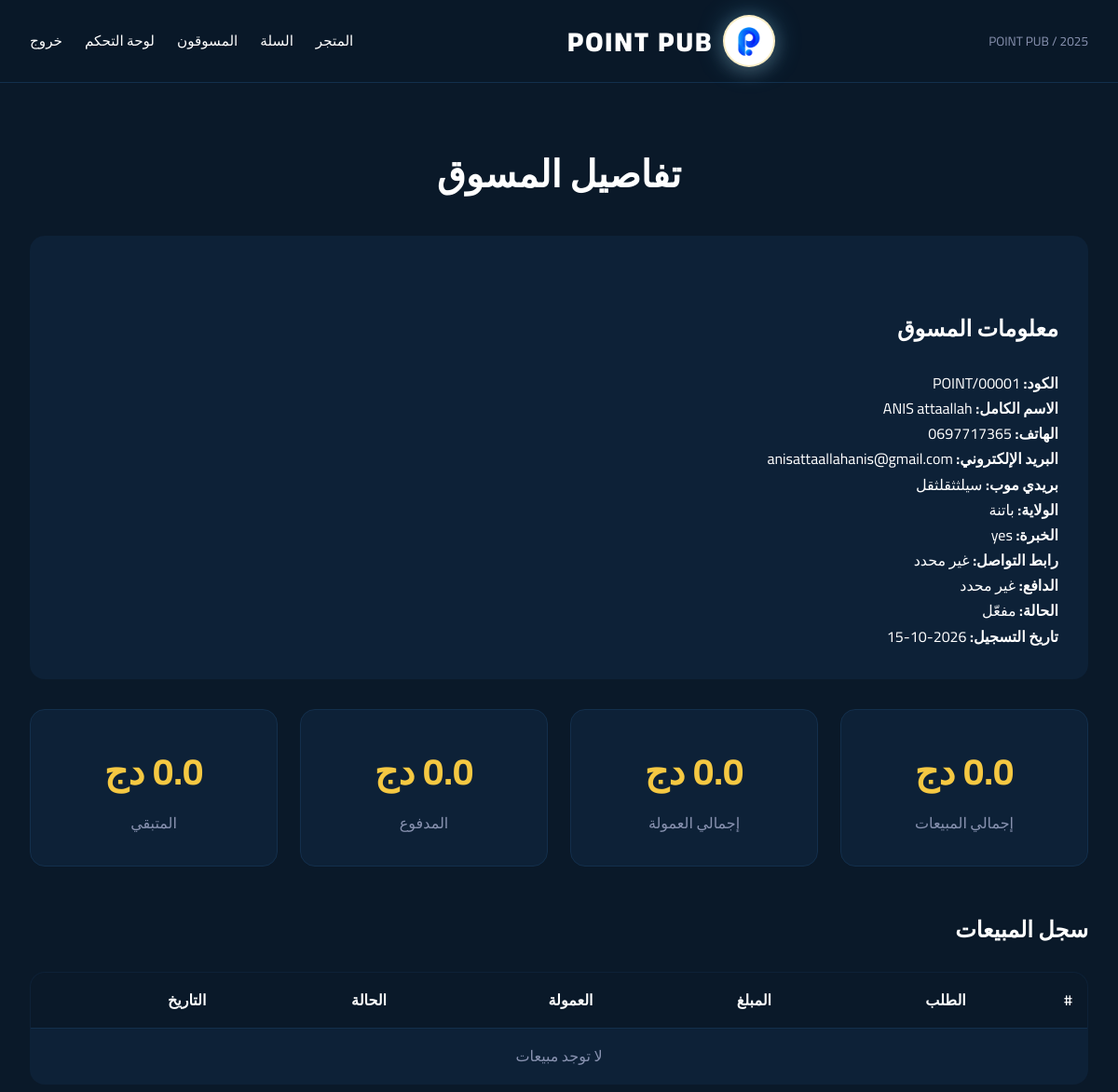
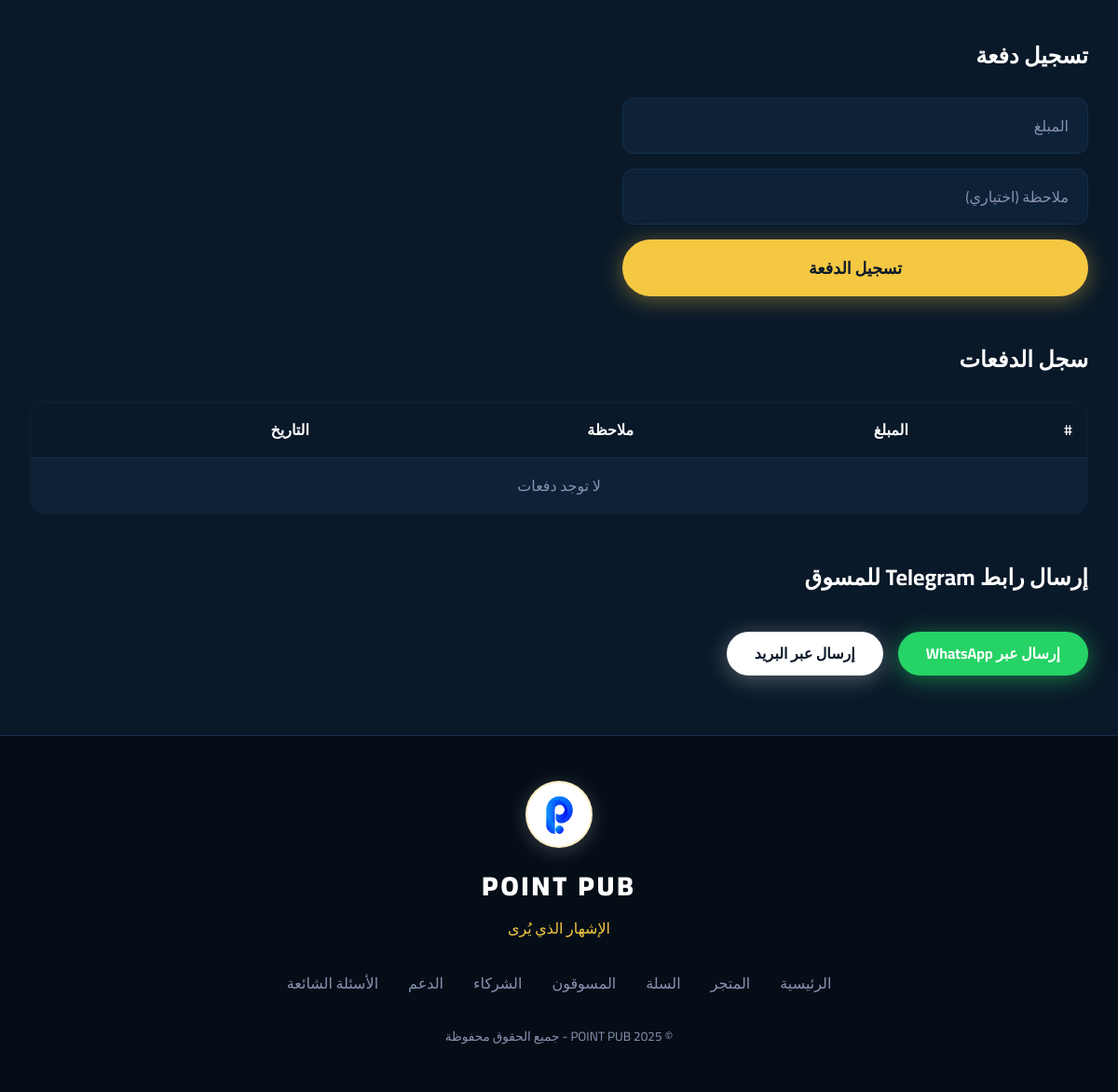
The page /admin/marketer/1 (signed in) on the database its author committed (2 pictures, top to bottom).
### models.py (models this page shows)
class Marketer(db.Model):
    id = db.Column(db.Integer, primary_key=True)
    code = db.Column(db.String(50), unique=True, nullable=False)
    full_name = db.Column(db.String(200), nullable=False)
    phone = db.Column(db.String(20), nullable=False)
    email = db.Column(db.String(120), nullable=False)
    baridimob = db.Column(db.String(50), nullable=False)
    state = db.Column(db.String(100), nullable=False)
    experience = db.Column(db.String(50), nullable=True)
    social_link = db.Column(db.String(300), nullable=True)
    motivation = db.Column(db.Text, nullable=True)
    status = db.Column(db.String(50), default='pending')
    total_sales = db.Column(db.Float, default=0)
    total_commission = db.Column(db.Float, default=0)
    total_paid = db.Column(db.Float, default=0)
    created_at = db.Column(db.DateTime, default=datetime.utcnow)

### app.py (the view)
@app.route('/admin/marketer/<int:id>')
@login_required
def admin_marketer_detail(id):
    marketer = Marketer.query.get_or_404(id)
    return render_template('admin/marketer_detail.html', marketer=marketer)

### app.py (called while the page is built)
@login_manager.user_loader
def load_user(user_id):
    return User.query.get(int(user_id))

@app.context_processor
def cart_count():
    cart = session.get('cart', {})
    count = sum(cart.values()) if cart else 0
    return {'cart_count': count}

### templates/admin/marketer_detail.html (shortened to what this page needs)
{% extends "base.html" %}
{% block content %}
<section class="admin-dashboard">
    <h1>تفاصيل المسوق</h1>
    <div style="background: var(--dark-card); padding: 2rem; border-radius: 16px; margin-bottom: 2rem;">
        <h2>معلومات المسوق</h2>
        <p><strong>الكود:</strong> {{ marketer.code }}</p>
        <p><strong>الاسم الكامل:</strong> {{ marketer.full_name }}</p>
        <p><strong>الهاتف:</strong> {{ marketer.phone }}</p>
        <p><strong>البريد الإلكتروني:</strong> {{ marketer.email }}</p>
        <p><strong>بريدي موب:</strong> {{ marketer.baridimob }}</p>
        <p><strong>الولاية:</strong> {{ marketer.state }}</p>
        <p><strong>الخبرة:</strong> {{ marketer.experience or 'غير محدد' }}</p>
        <p><strong>رابط التواصل:</strong> {{ marketer.social_link or 'غير محدد' }}</p>
        <p><strong>الدافع:</strong> {{ marketer.motivation or 'غير محدد' }}</p>
        <p><strong>الحالة:</strong>
            {% if marketer.status == 'pending' %}قيد المراجعة
            {% elif marketer.status == 'approved' %}مفعّل
            {% else %}مرفوض{% endif %}
        </p>
        <p><strong>تاريخ التسجيل:</strong> {{ marketer.created_at.strftime('%Y-%m-%d') }}</p>
    </div>
    <div class="stats-grid">
        <div class="stat-card">
            <h3>{{ marketer.total_sales }} دج</h3>
            <p>إجمالي المبيعات</p>
        </div>
        <div class="stat-card">
            <h3>{{ marketer.total_commission }} دج</h3>
            <p>إجمالي العمولة</p>
        </div>
        <div class="stat-card">
            <h3>{{ marketer.total_paid }} دج</h3>
            <p>المدفوع</p>
        </div>
        <div class="stat-card">
            <h3>{{ marketer.total_commission - marketer.total_paid }} دج</h3>
            <p>المتبقي</p>
        </div>
    </div>
    <h2>سجل المبيعات</h2>
    <table class="admin-table">
        <thead>
            <tr>
                <th>#</th>
                <th>الطلب</th>
                <th>المبلغ</th>
                <th>العمولة</th>
                <th>الحالة</th>
                <th>التاريخ</th>
            </tr>
        </thead>
        <tbody>
            {% for sale in marketer.sales %}
            <tr>
                <td>{{ sale.id }}</td>
                <td>#{{ sale.order_id }}</td>
                <td>{{ sale.amount }} دج</td>
                <td>{{ sale.commission }} دج</td>
                <td>{{ "مدفوع" if sale.is_paid else "غير مدفوع" }}</td>
                <td>{{ sale.created_at.strftime('%Y-%m-%d') }}</td>
            </tr>
            {% else %}
            <tr><td colspan="6" style="text-align:center;">لا توجد مبيعات</td></tr>
            {% endfor %}
        </tbody>
    </table>
    <h2>تسجيل دفعة</h2>
    <form method="POST" action="/admin/marketer/{{ marketer.id }}/pay" class="checkout-form" style="max-width: 500px;">
        <input type="number" name="amount" placeholder="المبلغ" step="0.01" required>
        <input type="text" name="note" placeholder="ملاحظة (اختياري)">
        <button type="submit" class="btn-primary">تسجيل الدفعة</button>
    </form>
    <h2>سجل الدفعات</h2>
    <table class="admin-table">
        <thead>
            <tr>
                <th>#</th>
                <th>المبلغ</th>
                <th>ملاحظة</th>
                <th>التاريخ</th>
            </tr>
        </thead>
        <tbody>
            {% for payment in marketer.payments %}
            <tr>
                <td>{{ payment.id }}</td>
                <td>{{ payment.amount }} دج</td>
                <td>{{ payment.note or '-' }}</td>
                <td>{{ payment.created_at.strftime('%Y-%m-%d') }}</td>
            </tr>
            {% else %}
            <tr><td colspan="4" style="text-align:center;">لا توجد دفعات</td></tr>
            {% endfor %}
        </tbody>
    </table>
    {% if marketer.status == 'approved' %}
    <h2>إرسال رابط Telegram للمسوق</h2>
    {% set message = 'مرحباً ' + marketer.full_name + '،%0A' %}
    {% set message = message + 'تم قبول طلبك في برنامج مسوقي POINT PUB.%0A' %}
    {% set message = message + 'كودك الخاص: ' + marketer.code + '%0A' %}
    {% set message = message + '--------%0A' %}
    {% set message = message + 'انضم إلى مجموعة المسوقين على Telegram:%0A' %}
    {% set message = message + 'https://t.me/pointpubdz%0A' %}
    {% set message = message + '--------%0A' %}
    {% set message = message + 'مرحباً بك في فريقنا!' %}
    <div style="display: flex; gap: 1rem; flex-wrap: wrap; margin-top: 1rem;">
        <a href="https://wa.me/213{{ marketer.phone[1:] }}?text={{ message }}" class="btn-whatsapp" target="_blank">
            إرسال عبر WhatsApp
        </a>
        <a href="mailto:{{ marketer.email }}?subject=تم قبول طلبك في برنامج المسوقين&body={{ message }}" class="btn-email">
            إرسال عبر البريد
        </a>
    </div>
    {% endif %}
</section>
{% endblock %}

### static/css/style.css (style rules this page uses)
* { margin: 0; padding: 0; box-sizing: border-box; }
:root { --dark-bg: #0a1929; --dark-card: #0d2137; --dark-border: #132f4c; --blue-light: #4fc3f7; --blue-medium: #0288d1; --gold: #f5c842; --white: #ffffff; --gray: #8892b0; --success: #25d366; --danger: #e74c3c; }
body { font-family: 'Cairo', 'Tahoma', sans-serif; background-color: var(--dark-bg); color: var(--white); line-height: 1.7; direction: rtl; min-height: 100vh; }
a { text-decoration: none; color: inherit; }
.btn-primary { display: inline-block; padding: 14px 45px; background: var(--gold); color: var(--dark-bg); font-weight: 700; font-size: 1.1rem; border-radius: 50px; text-decoration: none; transition: 0.3s; border: none; cursor: pointer; box-shadow: 0 4px 25px rgba(245, 200, 66, 0.4); font-family: inherit; }
section { padding: 5rem 2rem; }
.checkout-form { display: flex; flex-direction: column; gap: 1rem; }
.checkout-form input, .checkout-form textarea { padding: 14px 20px; background: var(--dark-card); border: 1px solid var(--dark-border); border-radius: 12px; color: var(--white); font-family: inherit; font-size: 1rem; transition: 0.3s; }
.checkout-form input::placeholder, .checkout-form textarea::placeholder { color: var(--gray); }
.admin-dashboard { max-width: 1200px; margin: 0 auto; padding: 4rem 2rem; }
.admin-dashboard h1 { font-size: 2.5rem; color: var(--white); margin-bottom: 2rem; text-align: center; }
.admin-dashboard h2 { color: var(--white); margin: 3rem 0 1.5rem; font-size: 1.5rem; }
.stats-grid { display: grid; grid-template-columns: repeat(auto-fit, minmax(180px, 1fr)); gap: 1.5rem; margin-bottom: 3rem; }
.stat-card { background: var(--dark-card); padding: 2rem 1.5rem; border-radius: 16px; border: 1px solid var(--dark-border); text-align: center; transition: 0.3s; text-decoration: none; color: inherit; cursor: pointer; }
.stat-card h3 { font-size: 2.5rem; color: var(--gold); margin-bottom: 0.5rem; }
.stat-card p { color: var(--gray); }
.admin-table { width: 100%; background: var(--dark-card); border-radius: 16px; overflow: hidden; border: 1px solid var(--dark-border); border-collapse: collapse; }
.admin-table th { background: var(--dark-bg); color: var(--white); padding: 1rem; text-align: right; border-bottom: 1px solid var(--dark-border); font-weight: 600; }
.admin-table td { padding: 1rem; color: var(--gray); border-bottom: 1px solid var(--dark-border); }
.admin-table tr:last-child td { border-bottom: none; }
.btn-whatsapp { display: inline-block; margin-top: 0.8rem; padding: 10px 30px; background: #25d366; color: var(--white); font-weight: 700; font-size: 1rem; border-radius: 50px; text-decoration: none; transition: 0.3s; box-shadow: 0 4px 25px rgba(37, 211, 102, 0.5); }
.btn-email { display: inline-block; margin-top: 0.8rem; padding: 10px 30px; background: var(--white); color: var(--dark-bg); font-weight: 700; font-size: 1rem; border-radius: 50px; text-decoration: none; transition: 0.3s; box-shadow: 0 4px 25px rgba(255, 255, 255, 0.3); }

### rows shown on the page
Marketer: code "POINT/00001", full_name "ANIS attaallah", phone "0697717365", email "anisattaallahanis@gmail.com", baridimob "سيلثثقلثقل", state "باتنة", experience "yes", social_link "غير محدد", motivation "غير محدد", created_at "2026-10-15"
